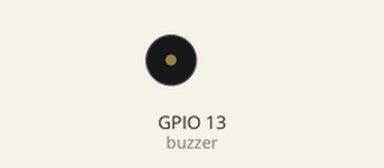
Recording of a program running on a simulated ESP32 board running MicroPython. Parts: buzzer (waves = sounding). At 1.7 s the program stops and its outputs stay as they are.

Above: at 0.45 s.
At 1.65 s:
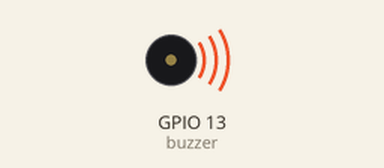
Timing chart, 0 to 3.2 s (numbered marks = the images above):
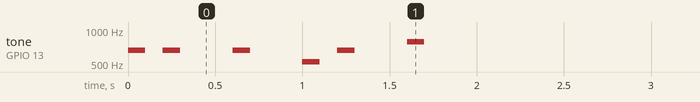

The program:

diy9_3.py
```python
# -*- coding: utf-8 -*-

"""
   程式說明請參閱9-15頁
"""

from machine import Pin, PWM
import time

buzzer = PWM(Pin(13))

pitches = {
    'C5':523,
    'D5':587,
    'E5':659,
    'F5':698,
    'G5':784,
    'A5':880,
    'B5':988,
    'S':0
}

melody = (
    ('E5',100),('S',100),('E5',100),('S',300),('E5',100),('S',300),
    ('C5',100),('S',100),('E5',100),('S',300),('G5',100)
)

for tone, tempo in melody:

    if tone == 'S':
        buzzer.duty(0)
    else:
        buzzer.duty(900)
        buzzer.freq(pitches[tone])

    time.sleep_ms(tempo)

buzzer.deinit()
```

Measured:
- by itself, tone on GPIO 13 (buzzer): plays 659 Hz for 0.10 s, 659 Hz for 0.10 s, 659 Hz for 0.10 s, 523 Hz for 0.10 s, 659 Hz for 0.10 s, 784 Hz for 0.10 s
